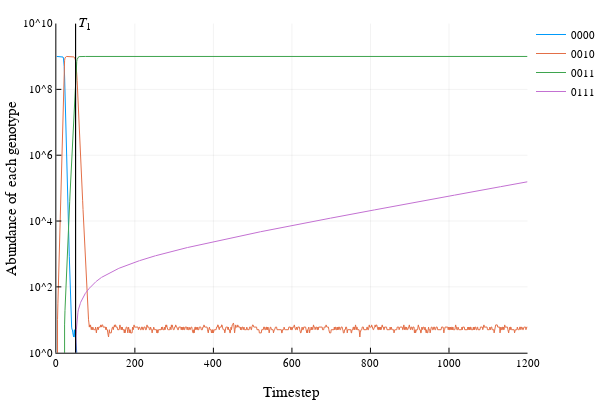

This figure's notebook cell:
### Markdown cell above
## ZOX and CXM
ZOX alone:

### Code cell
criticaltimes, trace, trajectory = run_simulation(barlow[:ZOX], "0000")
plot_abundance(trace, criticaltimes, ["0000", "0010", "0011", "0111"])

### Figure 1 — Plotly figure (JSON) as saved in the notebook; plotly's stock layout.template omitted (floating-point values rounded to 4 significant figures; data arrays with more than 128 entries replaced by an {"elided": "..."} marker saying what was removed)
{"data": [{"colorbar": {"title": ""}, "line": {"color": "rgba(0, 154, 250, 1.000)", "dash": "solid", "shape": "linear", "width": 1}, "mode": "lines", "name": "0000", "showlegend": true, "type": "scatter", "x": {"elided": "1200 int values"}, "xaxis": "x1", "y": {"elided": "1200 int values"}, "yaxis": "y1"}, {"colorbar": {"title": ""}, "line": {"color": "rgba(227, 111, 71, 1.000)", "dash": "solid", "shape": "linear", "width": 1}, "mode": "lines", "name": "0010", "showlegend": true, "type": "scatter", "x": {"elided": "1200 int values"}, "xaxis": "x1", "y": {"elided": "1200 int values"}, "yaxis": "y1"}, {"colorbar": {"title": ""}, "line": {"color": "rgba(62, 164, 78, 1.000)", "dash": "solid", "shape": "linear", "width": 1}, "mode": "lines", "name": "0011", "showlegend": true, "type": "scatter", "x": {"elided": "1200 int values"}, "xaxis": "x1", "y": {"elided": "1200 int values"}, "yaxis": "y1"}, {"colorbar": {"title": ""}, "line": {"color": "rgba(195, 113, 210, 1.000)", "dash": "solid", "shape": "linear", "width": 1}, "mode": "lines", "name": "0111", "showlegend": true, "type": "scatter", "x": {"elided": "1200 int values"}, "xaxis": "x1", "y": {"elided": "1200 int values"}, "yaxis": "y1"}, {"fill": "tozeroy", "fillcolor": "rgba(195, 113, 210, 1.000)", "line": {"color": "rgba(0, 0, 0, 1.000)", "dash": "solid", "width": 1}, "mode": "lines", "name": "First appearance", "showlegend": false, "type": "scatter", "x": [49, 49, 49], "xaxis": "x1", "y": [1, 10000000000, 1], "yaxis": "y1"}], "layout": {"annotations": [{"font": {"color": "rgba(0, 0, 0, 1.000)", "family": "sans-serif", "size": 14}, "rotation": 0, "showarrow": false, "text": "<i>T</i><sub>1</sub>", "x": 49, "xanchor": "left", "xref": "x1", "y": 10, "yanchor": "middle", "yref": "y1"}], "height": 400, "legend": {"bgcolor": "rgba(255, 255, 255, 1.000)", "bordercolor": "rgba(0, 0, 0, 1.000)", "font": {"color": "rgba(0, 0, 0, 1.000)", "family": "sans-serif", "size": 11}, "x": 1, "y": 1}, "margin": {"b": 20, "l": 0, "r": 0, "t": 20}, "paper_bgcolor": "rgba(255, 255, 255, 1.000)", "plot_bgcolor": "rgba(255, 255, 255, 1.000)", "showlegend": true, "width": 600, "xaxis1": {"anchor": "y1", "domain": [0.1061, 0.9934], "gridcolor": "rgba(0, 0, 0, 0.100)", "gridwidth": 0.5, "linecolor": "rgba(0, 0, 0, 1.000)", "mirror": false, "range": [0, 1200], "showgrid": true, "showline": true, "showticklabels": true, "tickangle": 0, "tickcolor": "rgb(0, 0, 0)", "tickfont": {"color": "rgba(0, 0, 0, 1.000)", "family": "sans-serif", "size": 11}, "tickmode": "array", "ticks": "inside", "ticktext": ["0", "200", "400", "600", "800", "1000", "1200"], "tickvals": [0, 200, 400, 600, 800, 1000, 1200], "title": "Timestep", "titlefont": {"color": "rgba(0, 0, 0, 1.000)", "family": "sans-serif", "size": 15}, "type": "-", "visible": true, "zeroline": false, "zerolinecolor": "rgba(0, 0, 0, 1.000)"}, "yaxis1": {"anchor": "x1", "domain": [0.07581, 0.9902], "gridcolor": "rgba(0, 0, 0, 0.100)", "gridwidth": 0.5, "linecolor": "rgba(0, 0, 0, 1.000)", "mirror": false, "range": [0, 10], "showgrid": true, "showline": true, "showticklabels": true, "tickangle": 0, "tickcolor": "rgb(0, 0, 0)", "tickfont": {"color": "rgba(0, 0, 0, 1.000)", "family": "sans-serif", "size": 11}, "tickmode": "array", "ticks": "inside", "ticktext": ["10^0", "10^2", "10^4", "10^6", "10^8", "10^10"], "tickvals": [1, 100, 10000, 1000000, 100000000, 10000000000], "title": "Abundance of each genotype", "titlefont": {"color": "rgba(0, 0, 0, 1.000)", "family": "sans-serif", "size": 15}, "type": "log", "visible": true, "zeroline": false, "zerolinecolor": "rgba(0, 0, 0, 1.000)"}}}
